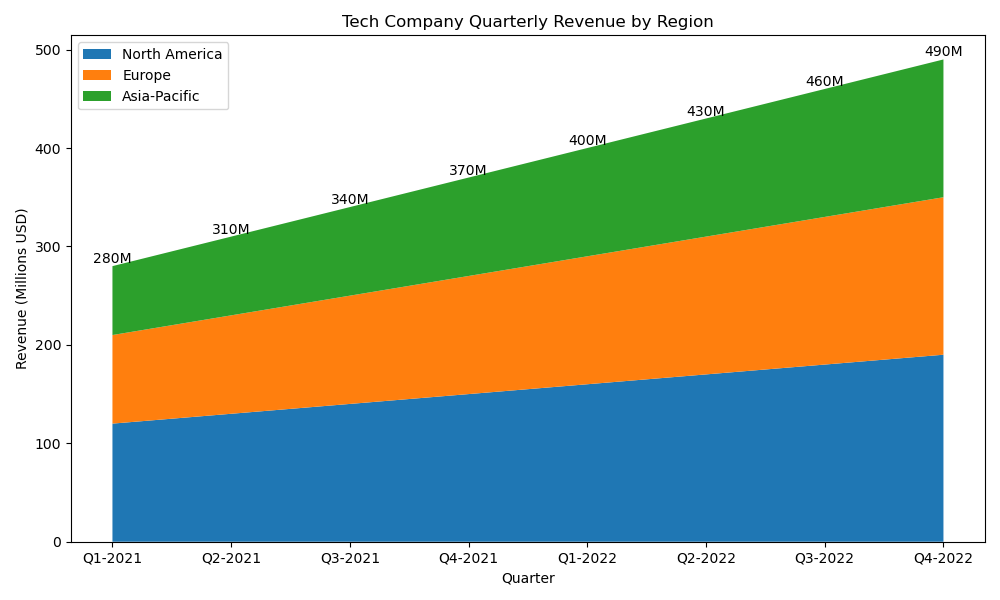

Source code (Python):

import matplotlib.pyplot as plt

# Data for the stacked area chart
quarters = ['Q1-2021', 'Q2-2021', 'Q3-2021', 'Q4-2021', 
            'Q1-2022', 'Q2-2022', 'Q3-2022', 'Q4-2022']
north_america_revenue = [120, 130, 140, 150, 160, 170, 180, 190]
europe_revenue = [90, 100, 110, 120, 130, 140, 150, 160]
asia_pacific_revenue = [70, 80, 90, 100, 110, 120, 130, 140]

# Modify the dimensions of the plot
plt.figure(figsize=(10, 6))

# Creating the stacked area chart
plt.stackplot(quarters, north_america_revenue, europe_revenue, asia_pacific_revenue,
              colors=['#1f77b4', '#ff7f0e', '#2ca02c'],
              labels=['North America', 'Europe', 'Asia-Pacific'])

# Adding the legend
plt.legend(loc='upper left')

# Adding titles and labels
plt.title('Tech Company Quarterly Revenue by Region')
plt.xlabel('Quarter')
plt.ylabel('Revenue (Millions USD)')

# Add annotation
for i, na in enumerate(north_america_revenue):
    total_revenue = na + europe_revenue[i] + asia_pacific_revenue[i]
    plt.text(quarters[i], total_revenue, f'{total_revenue}M', ha='center', va='bottom')

# Show the plot
plt.tight_layout()
plt.show()
